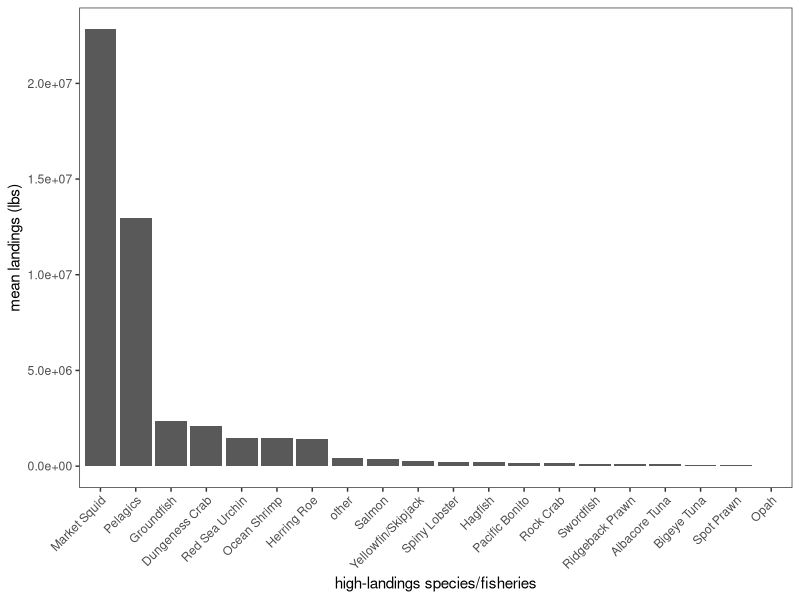

Reproduce this figure in R.
# Script for isolating the species of interest from the DFW dataset of monthly
# landings by area.

library(stringr)
library(stringi)
library(dplyr)
library(reshape2)
library(ggplot2)

# Import dataset of all areas
all_areas <- read.csv("Data/DFW areas/all_areas.csv")

# Fix known issues with species names
all_areas$Species <- str_replace_all(all_areas$Species, 
                                     c("Lobs ter California spiny" = "Lobster California spiny",
                                       "Anchovy  northern" = "Anchovy northern",
                                       "Crab y ellow rock" = "Crab yellow rock"))

# Find most-landed species ----------------------------------------------------
# Isolate total landings and find mean by year
high_landings <- all_areas[, c(1, 14:16)]
high_landings <- high_landings %>% group_by(area, Species) %>% 
  summarize(landings = mean(Landings))  

# Isolate each area & order by landings in descending order
total_e <- high_landings %>% filter(area == "Eureka")
total_e <- total_e[order(-total_e$landings), ]

total_fb <- high_landings %>% filter(area == "Fort Bragg")
total_fb <- total_fb[order(-total_fb$landings), ]

total_bb <- high_landings %>% filter(area == "Bodega Bay")
total_bb <- total_bb[order(-total_bb$landings), ]

total_sf <- high_landings %>% filter(area == "San Francisco")
total_sf <- total_sf[order(-total_sf$landings), ]

total_m <- high_landings %>% filter(area == "Monterey")
total_m <- total_m[order(-total_m$landings), ]

total_mb <- high_landings %>% filter(area == "Morro Bay")
total_mb <- total_mb[order(-total_mb$landings), ]

total_sb <- high_landings %>% filter(area == "Santa Barbara")
total_sb <- total_sb[order(-total_sb$landings), ]

total_la <- high_landings %>% filter(area == "Los Angeles")
total_la <- total_la[order(-total_la$landings), ]

total_sd <- high_landings %>% filter(area == "San Diego")
total_sd <- total_sd[order(-total_sd$landings), ]

# Create dataframe of highest landed species
high_landings <- rbind(total_e[1:11, 1:2], total_fb[1:11, 1:2], 
                       total_bb[1:11, 1:2], total_sf[1:11, 1:2], 
                       total_m[1:11, 1:2], total_mb[1:11, 1:2],
                       total_sb[1:11, 1:2], total_la[1:11, 1:2], 
                       total_sd[1:11, 1:2])

# Get list of unique species names (not fully unique :/ )
high_landings <- levels(factor(high_landings$Species))
print(high_landings)


# Isolate species of interest -------------------------------------------------
# Column names for the initial columns of the overall dataframe
initial_cols <- c("Species", "January", "February", "March", "April", "May", "June",
                  "July", "August", "September", "October", "November", "December", 
                  "Landings", "year", "area")

crab <- all_areas %>% filter(str_detect(Species, "Dungeness")) %>% bind_rows
lobster <- all_areas %>% filter(str_detect(Species, "Lobster")) %>% bind_rows
squid <- all_areas %>% filter(str_detect(Species, "Squid market")) %>% bind_rows
albacore <- all_areas %>% filter(str_detect(Species, "albacore")) %>% bind_rows
bigeye <- all_areas %>% filter(str_detect(Species, "Tuna bigeye")) %>% bind_rows
prawn_spot <- all_areas %>% filter(str_detect(Species, "Prawn spot")) %>% bind_rows
swordfish <- all_areas %>% filter(str_detect(Species, "Swordfish")) %>% bind_rows
opah <- all_areas %>% filter(str_detect(Species, "Opah")) %>% bind_rows
bonito <- all_areas %>% filter(str_detect(Species, "Bonito Pacific")) %>% bind_rows
prawn_ridge <- all_areas %>% filter(str_detect(Species, "Prawn ridgeback")) %>% bind_rows

# Rock crab -------------------------------------------------------------------
rock_crab <- all_areas %>% filter(str_detect(Species, 
                                             "Crab red rock|Crab rock unspecified|Crab yellow rock")) %>% bind_rows
# Update dataframe with new species name
rock_crab <- rock_crab[, -1] %>% group_by(area, year) %>%
  summarize(across(January:Landings, sum))  
rock_crab <- cbind(rep("Rock Crab", length(rock_crab$year)), rock_crab[, c(3:15, 2, 1)])
colnames(rock_crab) <- initial_cols

# Yellowfin/Skipjack ----------------------------------------------------------
# Info on grouping here: https://escholarship.org/uc/item/24r1s04n
yellow_skip <- all_areas %>% filter(str_detect(Species, 
                                               "Tuna yellowfin|Tuna skipjack")) %>% bind_rows
# Update dataframe with new species name
yellow_skip <- yellow_skip[, -1] %>% group_by(area, year) %>%
  summarize(across(January:Landings, sum))  
yellow_skip <- cbind(rep("Yellowfin/Skipjack", length(yellow_skip$year)), yellow_skip[, c(3:15, 2, 1)])
colnames(yellow_skip) <- initial_cols

# Herring roe -----------------------------------------------------------------
herring_roe <- all_areas %>% filter(str_detect(Species, 
                                               "Herring Pacific roe|Herring Roe")) %>% bind_rows
# Update dataframe with new species name
herring_roe <- herring_roe[, -1] %>% group_by(area, year) %>%
  summarize(across(January:Landings, sum))  
herring_roe <- cbind(rep("Herring Roe", length(herring_roe$year)), herring_roe[, c(3:15, 2, 1)])
colnames(herring_roe) <- initial_cols

# Red sea urchin --------------------------------------------------------------
urchin <- all_areas %>% filter(str_detect(Species, 
                                          "Sea urchin red|Urchin red")) %>% bind_rows
# Update dataframe with new species name
urchin <- urchin[, -1] %>% group_by(area, year) %>%
  summarize(across(January:Landings, sum))  
urchin <- cbind(rep("Red Sea Urchin", length(urchin$year)), urchin[, c(3:15, 2, 1)])
colnames(urchin) <- initial_cols

# Hagfish ---------------------------------------------------------------------
hagfish <- all_areas %>% filter(str_detect(Species, 
                                           "Hagfish|Hagfishes")) %>% bind_rows
# Update dataframe with new species name
hagfish <- hagfish[, -1] %>% group_by(area, year) %>%
  summarize(across(January:Landings, sum))  
hagfish <- cbind(rep("Hagfish", length(hagfish$year)), hagfish[, c(3:15, 2, 1)])
colnames(hagfish) <- initial_cols

# Shrimp ----------------------------------------------------------------------
shrimp <- all_areas %>% filter(str_detect(Species, 
                                          "Shrimp Pacific Ocean|Shrimp ocean pink")) %>% bind_rows
# Update dataframe with new species name
shrimp <- shrimp[, -1] %>% group_by(area, year) %>%
  summarize(across(January:Landings, sum))  
shrimp <- cbind(rep("Ocean Shrimp", length(shrimp$year)), shrimp[, c(3:15, 2, 1)])
colnames(shrimp) <- initial_cols

# Groundfish - from list here -------------------------------------------------
# https://wildlife.ca.gov/Conservation/Marine/Federal-Groundfish 
groundfish <- all_areas %>% filter(str_detect(Species, 
                                              "Halibut|Rockfish|Thornyhead|Sablefish|Skate|Shark leopard|Shark soupfin|Shark spiny dogfish|Ratfish|Cabezon|Greenling|Lingcod|Cod|Whiting|Scorpionfish|Flounder|Sole|Sanddab|Grenadiers")) %>% bind_rows
# Update dataframe with new species name
groundfish <- groundfish[, -1] %>% group_by(area, year) %>%
  summarize(across(January:Landings, sum))  
groundfish <- cbind(rep("Groundfish", length(groundfish$year)), groundfish[, c(3:15, 2, 1)])
colnames(groundfish) <- initial_cols

# Salmon ----------------------------------------------------------------------
salmon <- all_areas %>% filter(str_detect(Species, "Salmon")) %>% bind_rows
salmon <- salmon %>% filter(!str_detect(Species, "Roe"))  # Remove salmon roe fishery
# Update dataframe with new species name
salmon <- salmon[, -1] %>%  group_by(area, year) %>% 
  summarize(across(January:Landings, sum))
salmon <- cbind(rep("Salmon", length(salmon$year)), salmon[, c(3:15, 2, 1)])
colnames(salmon) <- initial_cols

# Coastal pelagic species gathered from NOAA fisheries ------------------------
pelagics <- all_areas %>% filter(str_detect(Species, 
                                            "Sardine|Mackerel|Mackerel|Mackerel|Anchovy northern")) %>% bind_rows
# Update dataframe with new species name
pelagics <- pelagics[, -1] %>% group_by(area, year) %>% 
  summarize(across(January:Landings, sum))
pelagics <- cbind(rep("Pelagics", length(pelagics$year)), pelagics[, c(3:15, 2, 1)])
colnames(pelagics) <- initial_cols


# Category for everything not selected above ----------------------------------
other <- all_areas %>% filter(!str_detect(Species, "Dungeness"))
other <- other %>% filter(!str_detect(Species, "Lobster"))
other <- other %>% filter(!str_detect(Species, "Squid market"))
other <- other %>% filter(!str_detect(Species, "albacore|Tuna bigeye|Tuna yellowfin|Tuna skipjack"))
other <- other %>% filter(!str_detect(Species, "Prawn spot|Prawn ridgeback"))
other <- other %>% filter(!str_detect(Species, "Swordfish"))
other <- other %>% filter(!str_detect(Species, "Opah"))
other <- other %>% filter(!str_detect(Species, "Herring Pacific roe"))
other <- other %>% filter(!str_detect(Species, "Sea urchin red|Urchin red"))
other <- other %>% filter(!str_detect(Species, "Hagfish|Hagfishes"))
other <- other %>% filter(!str_detect(Species, "Shrimp Pacific Ocean|Shrimp ocean pink"))
other <- other %>% filter(!str_detect(Species, "Halibut"))
other <- other %>% filter(!str_detect(Species, "Rockfish"))
other <- other %>% filter(!str_detect(Species, "Thornyhead"))
other <- other %>% filter(!str_detect(Species, "Sablefish"))
other <- other %>% filter(!str_detect(Species, "Skate"))
other <- other %>% filter(!str_detect(Species, "Shark leopard|Shark soupfin|Shark spiny dogfish"))
other <- other %>% filter(!str_detect(Species, "Ratfish"))
other <- other %>% filter(!str_detect(Species, "Cabezon"))
other <- other %>% filter(!str_detect(Species, "Greenling"))
other <- other %>% filter(!str_detect(Species, "Lingcod"))
other <- other %>% filter(!str_detect(Species, "Cod"))
other <- other %>% filter(!str_detect(Species, "Whiting"))
other <- other %>% filter(!str_detect(Species, "Scorpionfish"))
other <- other %>% filter(!str_detect(Species, "Flounder"))
other <- other %>% filter(!str_detect(Species, "Sole"))
other <- other %>% filter(!str_detect(Species, "Sanddab"))
other <- other %>% filter(!str_detect(Species, "Grenadiers"))
other <- other %>% filter(!str_detect(Species, "Salmon"))
other <- other %>% filter(!str_detect(Species, "Sardine|Mackerel|Anchovy"))
other <- other %>% filter(!str_detect(Species, "Bonito Pacific"))
other <- other %>% filter(!str_detect(Species, "Crab red rock|Crab rock unspecified|Crab yellow rock"))

other_species <- levels(factor(other$Species))
print(other_species)
other <- other[, -1] %>% group_by(area, year) %>% 
  summarize(across(January:Landings, sum))
other <- cbind(rep("other", length(other$year)), other[, c(3:15, 2, 1)])
colnames(other) <- initial_cols


# Create dataframe of all species of interest ---------------------------------
all_soi <- rbind(crab, lobster, squid, albacore, bigeye, yellow_skip, 
                 prawn_spot, prawn_ridge, swordfish, opah, herring_roe, urchin, 
                 hagfish, shrimp, groundfish, salmon, pelagics, bonito, 
                 rock_crab, other)

all_soi$Species <- trimws(all_soi$Species)  # trim white space from names

# Replace DFW species names with more understandable text
all_soi$Species <- str_replace_all(all_soi$Species, 
                                   c("Crab Dungeness" = "Dungeness Crab",
                                     "Lobster California spiny" = "Spiny Lobster",
                                     "Prawn spot" = "Spot Prawn",
                                     "Squid market" = "Market Squid",
                                     "Tuna albacore" = "Albacore Tuna",
                                     "Tuna bigeye" = "Bigeye Tuna",
                                     "Bonito Pacific" = "Pacific Bonito",
                                     "Prawn ridgeback" = "Ridgeback Prawn"))
species <- levels(factor(all_soi$Species))  # list of species
print(species)  # check species list


# Check relative landings for the species of interest -------------------------
total_landings <- all_soi[, c(1, 14:16)]
total_landings <- total_landings %>% group_by(Species) %>% 
  summarize(landings = mean(Landings)) 

total_plot <- ggplot(total_landings, aes(y = landings, x = reorder(Species, -landings))) +
  geom_bar(position = "dodge", stat = "identity") +
  ylab("mean landings (lbs)") + xlab("high-landings species/fisheries") +
  theme_bw() +
  theme(panel.grid.major = element_blank(), panel.grid.minor = element_blank()) +
  theme(axis.text.x = element_text(angle = 45, hjust = 1)) 

ggsave(filename="DFW pdf data/Figures/all_soi_landings.pdf", total_plot,
       width=300, height=150, units="mm", dpi=300)

# Write .csv files for all SOI and the top SOI --------------------------------
write.csv(all_soi, "Data/dfw_areas_all_soi.csv", row.names = FALSE)

top_soi <- rbind(squid, pelagics, groundfish, crab, urchin, shrimp, 
                 herring_roe, salmon, yellow_skip)
write.csv(top_soi, "Data/dfw_areas_top_soi.csv", row.names = FALSE)
